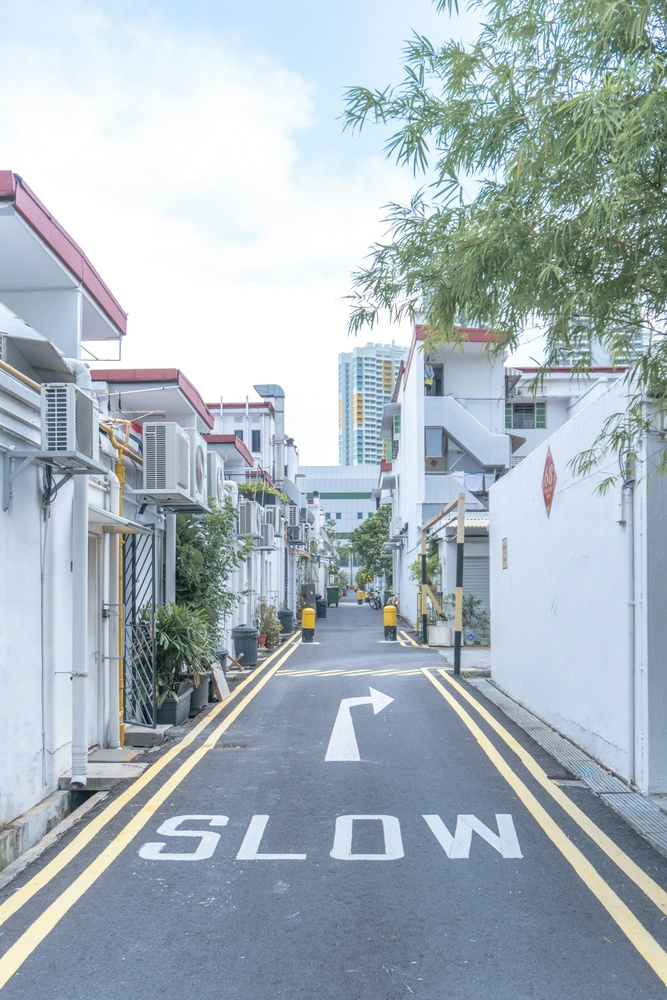
#> input picture Images/Assignment 1 Images/Street.jpg, 667 x 1000 px, shrunk from 2283 x 3425 before the run, found by its file name
$ python 'Assignment 7 - Log Polar Plots.py'
#> lines starting #> are read from the running program, lines starting #| are printed output that depends on the picture
"""
VII. Log-Polar Plots
Using images that have been rotated or translated, determine their log-polar plot
Determine what happens to the log-polar plot under these transformations
Could you quantify (or find a way to gauge) what happened in the log-polar plots to express
the degree of rotation and the extent of translation.
"""

import numpy as np
import matplotlib.pyplot as plt
from scipy.ndimage import rotate, shift
from skimage.transform import warp_polar
from skimage.io import imread
from skimage.color import rgb2gray

IMAGE_PATH = r"C:\Users\danie\EEL6821-Computer-Vision-Assignments\Images\Assignment 1 Images\Street.jpg"

img = imread(IMAGE_PATH)
#> img is the input picture: shape (1000, 667, 3); mean R, G, B 168.1, 181, 189
if img.ndim == 3:
    img = rgb2gray(img)
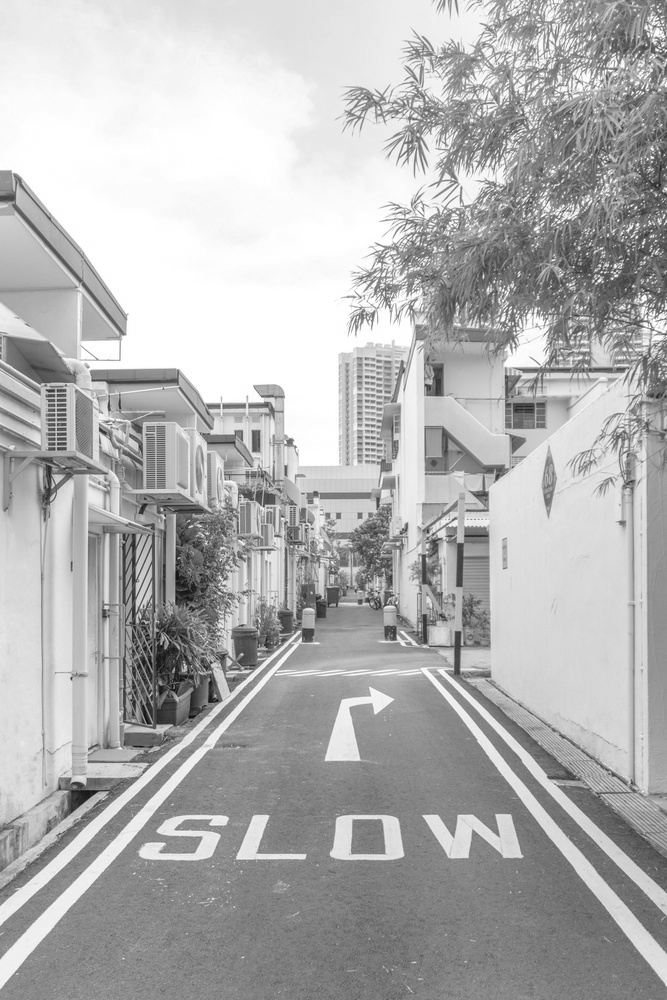
#> img: shape (1000, 667) float64; min 0.0373, max 1, mean 0.701
img = img.astype(np.float64)
img /= img.max()

ROTATION_ANGLE = 30.0
SHIFT_DY, SHIFT_DX = 20, 15

rotated    = rotate(img,  angle=ROTATION_ANGLE, reshape=False)
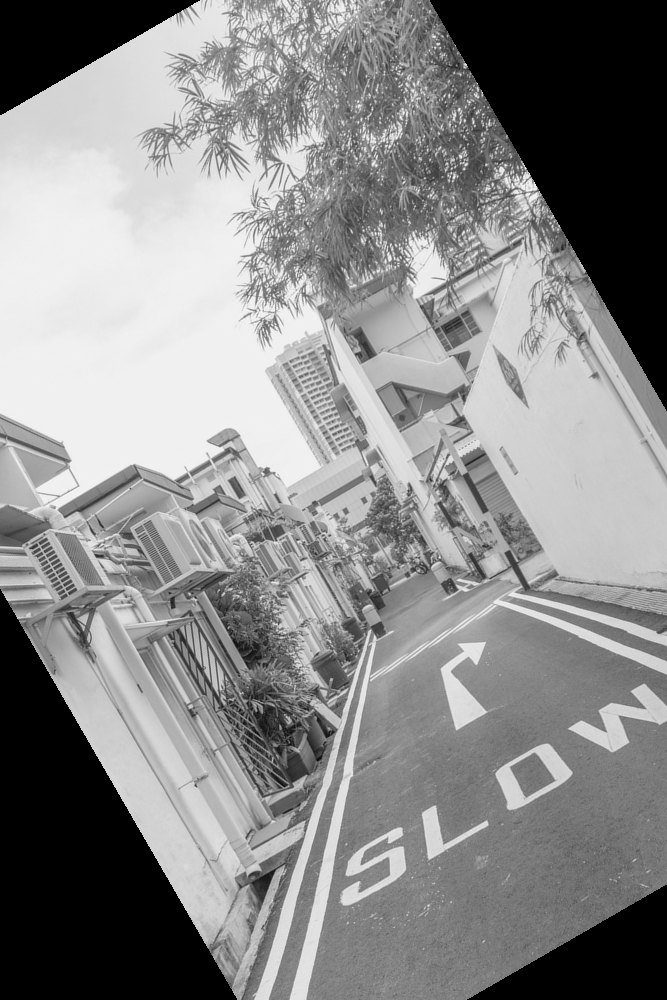
#> rotated: shape (1000, 667) float64; min 0, max 1.06, mean 0.572; drawn with min black and max white
translated = shift(img,   shift=(SHIFT_DY, SHIFT_DX))
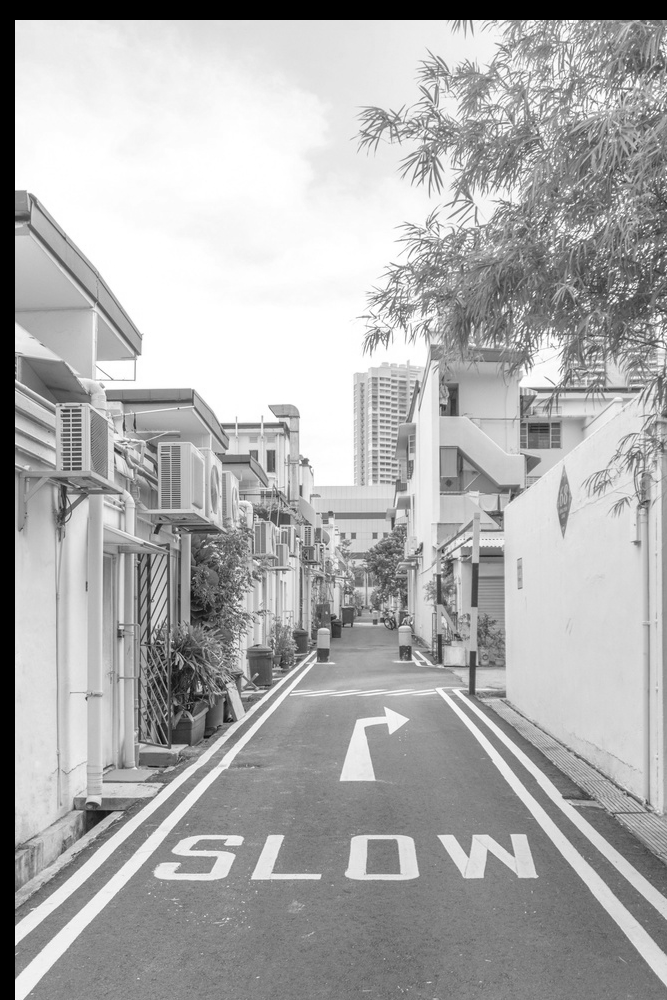
#> translated: shape (1000, 667) float64; min 0, max 1, mean 0.679

def log_polar(image):
    return warp_polar(image, scaling='log')

lp_orig  = log_polar(img)
#> in log_polar, `return warp_polar(image, scaling='log')`:
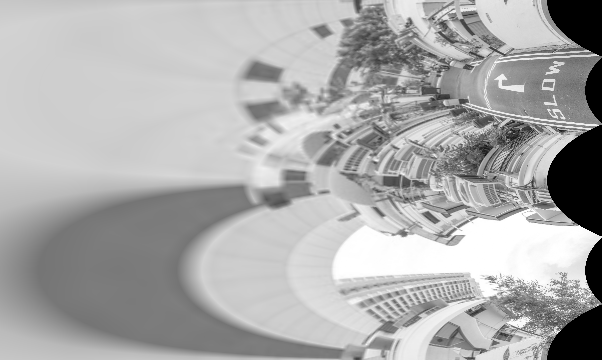
#> returned value: shape (360, 602) float64; min 0, max 1, mean 0.674
lp_rot   = log_polar(rotated)
#> in log_polar (call 2), `return warp_polar(image, scaling='log')`:
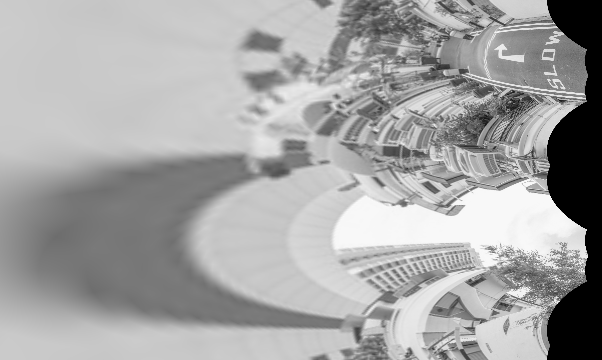
#> returned value: shape (360, 602) float64; min 0, max 1.03, mean 0.663; drawn with min black and max white
lp_trans = log_polar(translated)
#> in log_polar (call 3), `return warp_polar(image, scaling='log')`:
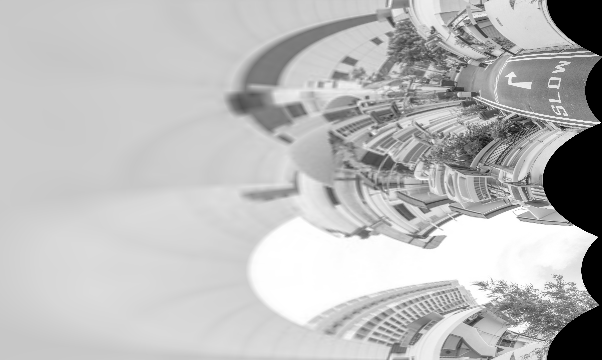
#> returned value: shape (360, 602) float64; min 0, max 1, mean 0.734

def estimate_rotation(lp1, lp2):
    F1, F2 = np.fft.fft2(lp1), np.fft.fft2(lp2)
    corr = np.fft.ifft2((F1 * np.conj(F2)) / (np.abs(F1 * np.conj(F2)) + 1e-10)).real
    row_shift = np.argmax(corr.max(axis=1))
    if row_shift > lp1.shape[0] // 2:
        row_shift -= lp1.shape[0]
    return row_shift * (360.0 / lp1.shape[0])

def estimate_translation(lp1, lp2):
    p1, p2 = lp1.mean(axis=0), lp2.mean(axis=0)
    corr = np.fft.ifft(np.fft.fft(p1) * np.conj(np.fft.fft(p2))).real
    s = np.argmax(corr)
    if s > len(p1) // 2:
        s -= len(p1)
    return s

est_rot   = estimate_rotation(lp_orig, lp_rot)
#> in estimate_rotation, `row_shift = np.argmax(corr.max(axis=1))`: row_shift = 30
#> est_rot = 30
est_trans = estimate_translation(lp_orig, lp_trans)
#> in estimate_translation, `p1, p2 = lp1.mean(axis=0), lp2.mean(axis=0)`: p1 = 602 values, max 0.787 at index 313, min 0.013 at index 601, mean 0.674; p2 = 602 values, max 0.85 at index 306, min 0.00253 at index 601, mean 0.734
#> in estimate_translation, `corr = np.fft.ifft(np.fft.fft(p1) * np.conj(np.fft.fft(p2))).real`: corr = 602 values, max 307.7 at index 0, min 295.2 at index 356, mean 297.7
#> in estimate_translation, `s = np.argmax(corr)`: s = 0
#> est_trans = 0

print(f"Rotation    — applied: {ROTATION_ANGLE}°       | estimated: {abs(est_rot):.1f}°")
#| Rotation    — applied: 30.0°       | estimated: 30.0°
print(f"Translation — applied: dy={SHIFT_DY} dx={SHIFT_DX} | radial shift: {est_trans} bins")
#| Translation — applied: dy=20 dx=15 | radial shift: 0 bins

fig, axes = plt.subplots(2, 3, figsize=(13, 12))
fig.suptitle("Log-Polar Analysis: Rotation & Translation", fontsize=14, fontweight='bold')

labels  = ["Original", f"Rotated {ROTATION_ANGLE}°", f"Translated dy={SHIFT_DY} dx={SHIFT_DX}"]
images  = [img, rotated, translated]
lp_imgs = [lp_orig, lp_rot, lp_trans]
colors  = ['steelblue', 'tomato', 'seagreen']

for ax, image, title in zip(axes[0], images, labels):
    ax.imshow(image, cmap='gray')
    ax.set_title(title)
    ax.axis('off')
#> this loop made 3 passes
#> title on passes 1 to 3: 'Original', 'Rotated 30.0°', 'Translated dy=20 dx=15'

for ax, lp, title in zip(axes[1], lp_imgs, labels):
    ax.imshow(lp, cmap='inferno', aspect='auto', origin='lower', extent=[0, 1, 0, 360])
    ax.set_title(f"LP: {title}")
    ax.set_xlabel("log(radius)")
    ax.set_ylabel("Angle (°)")

plt.tight_layout()
plt.savefig("log_polar_analysis.png", dpi=150, bbox_inches='tight')
plt.show()
